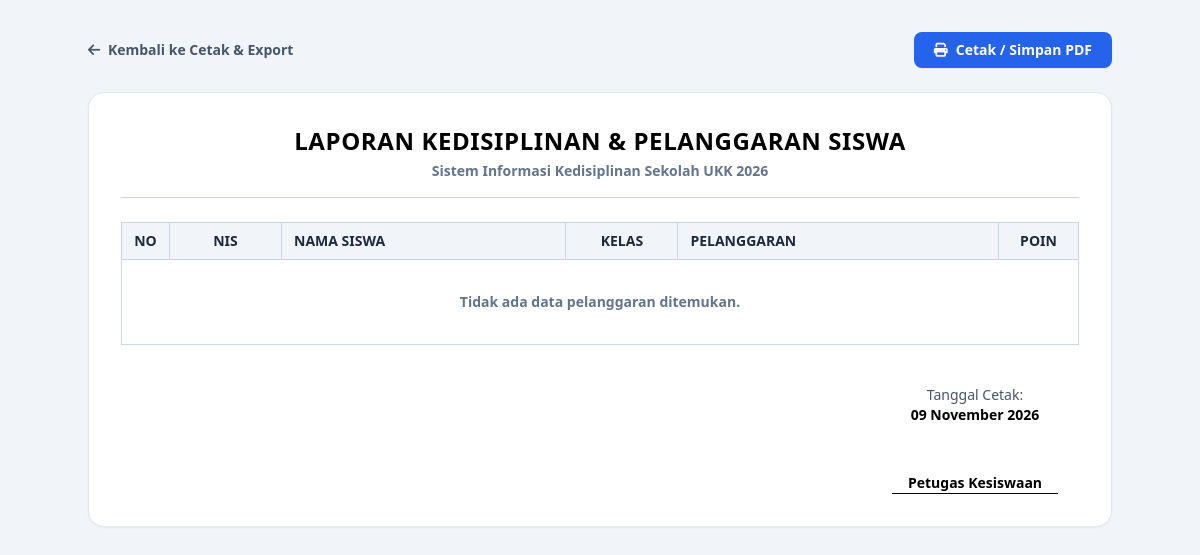
The app's page /laporan.php (signed in), older data.
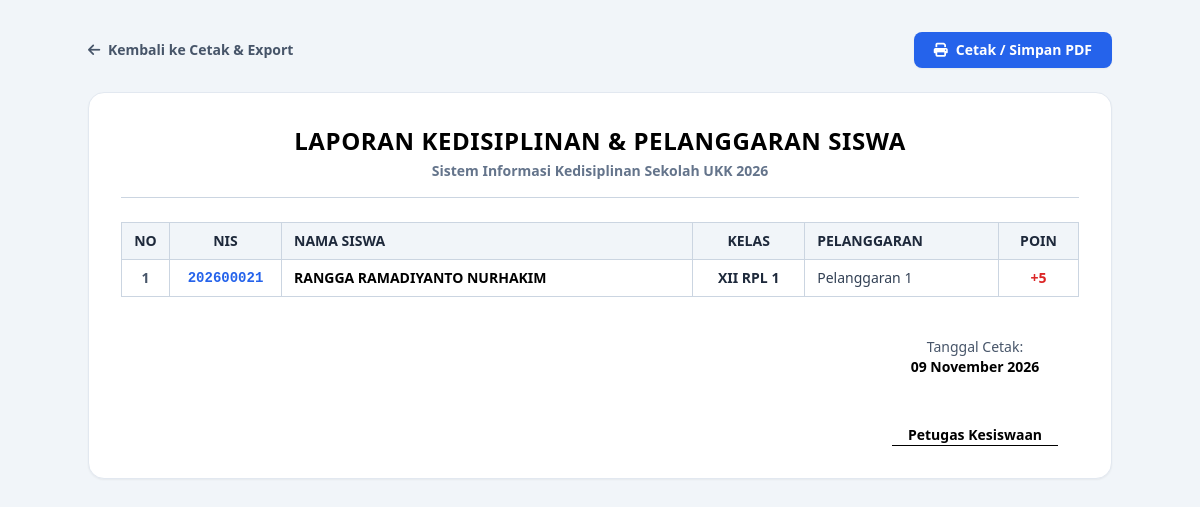
The same page, newer data.
### tables this page shows
CREATE TABLE `t_pelanggaran_siswa` (
  `id` int(11) NOT NULL,
  `tahun_ajaran_id` int(11) DEFAULT NULL,
  `siswa_id` int(11) DEFAULT NULL,
  `nama_siswa` varchar(150) NOT NULL,
  `kelas_id` int(11) DEFAULT NULL,
  `nama_kelas` varchar(100) NOT NULL,
  `pelanggaran_id` int(11) DEFAULT NULL,
  `nama_pelanggaran` int(11) NOT NULL,
  `pelanggaran_kategori_id` int(11) DEFAULT NULL,
  `guru_id` int(11) DEFAULT NULL,
  `nama_guru` varchar(150) NOT NULL,
  `tanggal` date DEFAULT NULL,
  `keterangan` text NOT NULL,
  `poin` int(11) NOT NULL,
  `tindakan` text NOT NULL,
  `status` varchar(30) NOT NULL,
  `created_at` timestamp NOT NULL DEFAULT current_timestamp(),
  `updated_at` timestamp NOT NULL DEFAULT current_timestamp()
);

CREATE TABLE `t_siswa` (
  `id` int(11) NOT NULL,
  `nis` varchar(20) DEFAULT NULL,
  `nisn` varchar(20) DEFAULT NULL,
  `nama` varchar(150) DEFAULT NULL,
  `jenis_kelamin` varchar(4) NOT NULL,
  `tanggal_lahir` date NOT NULL,
  `alamat` text NOT NULL,
  `status_aktif` tinyint(1) NOT NULL,
  `created_at` timestamp NOT NULL DEFAULT current_timestamp(),
  `updated_at` timestamp NOT NULL DEFAULT current_timestamp()
);

CREATE TABLE `t_kelas` (
  `id` int(11) NOT NULL,
  `nama` varchar(100) DEFAULT NULL,
  `tingkat` varchar(20) NOT NULL,
  `jurusan` varchar(100) NOT NULL,
  `status_aktif` tinyint(1) NOT NULL,
  `created_at` timestamp NOT NULL DEFAULT current_timestamp(),
  `updated_at` timestamp NOT NULL DEFAULT current_timestamp()
);

CREATE TABLE `t_pelanggaran` (
  `id` int(11) NOT NULL,
  `pelanggaran_kategori_id` int(11) DEFAULT NULL,
  `kode` varchar(30) DEFAULT NULL,
  `nama` varchar(30) DEFAULT NULL,
  `poin` int(11) NOT NULL,
  `deskripsi` text NOT NULL,
  `status_aktif` tinyint(1) NOT NULL,
  `created_at` timestamp NOT NULL DEFAULT current_timestamp(),
  `updated_at` timestamp NOT NULL DEFAULT current_timestamp()
);

### laporan.php (the view, shortened to what this page needs)
<?php
include 'config/koneksi.php';
$export = $_GET['export'] ?? 'pdf';
$where = [];
$where_sql = count($where) > 0 ? "WHERE " . implode(' AND ', $where) : "";
$query = "SELECT ps.*, s.nis, s.nama AS nama_siswa, k.nama AS nama_kelas,
                 p.nama AS nama_pelanggaran, p.poin
          FROM t_pelanggaran_siswa ps
          LEFT JOIN t_siswa s ON ps.siswa_id = s.id
          LEFT JOIN t_kelas_siswa ks ON s.id = ks.siswa_id
          LEFT JOIN t_kelas k ON ks.kelas_id = k.id
          LEFT JOIN t_pelanggaran p ON ps.pelanggaran_id = p.id
          $where_sql
          ORDER BY ps.id DESC";
$result = @mysqli_query($koneksi, $query);
?>
<!DOCTYPE html>
<html lang="id">
<head>
    <?php if ($export !== 'excel'): ?>
        <script src="https://cdn.tailwindcss.com"></script>
        <link href="https://cdnjs.cloudflare.com/ajax/libs/font-awesome/6.4.0/css/all.min.css" rel="stylesheet">
    <?php endif; ?>
</head>
<body class="bg-slate-100 text-slate-800 p-8">
    <?php if ($export !== 'excel'): ?>
        <div class="max-w-5xl mx-auto mb-6 flex justify-between items-center no-print">
            <a href="cetak_export.php" class="text-sm font-bold text-slate-600 hover:text-black">
                <i class="fa-solid fa-arrow-left mr-1"></i> Kembali ke Cetak & Export
            </a>
            <button onclick="window.print()" class="bg-blue-600 hover:bg-blue-700 text-white font-bold px-5 py-2 rounded-lg text-sm shadow-sm transition flex items-center gap-2">
                <i class="fa-solid fa-print"></i> Cetak / Simpan PDF
            </button>
        </div>
    <?php endif; ?>
    <div class="max-w-5xl mx-auto bg-white p-8 rounded-2xl shadow-sm border border-slate-200">
        <div class="text-center border-b border-slate-300 pb-4 mb-6">
            <h1 class="text-2xl font-bold text-black uppercase tracking-wide">Laporan Kedisiplinan & Pelanggaran Siswa</h1>
            <p class="text-sm text-slate-500 font-bold mt-1">Sistem Informasi Kedisiplinan Sekolah UKK 2026</p>
        </div>
        <table class="w-full border-collapse border border-slate-300 text-sm">
            <thead>
                <tr class="bg-slate-100 text-slate-800">
                    <th class="border border-slate-300 px-3 py-2 text-center w-12">NO</th>
                    <th class="border border-slate-300 px-3 py-2 text-center w-28">NIS</th>
                    <th class="border border-slate-300 px-3 py-2 text-left">NAMA SISWA</th>
                    <th class="border border-slate-300 px-3 py-2 text-center w-28">KELAS</th>
                    <th class="border border-slate-300 px-3 py-2 text-left">PELANGGARAN</th>
                    <th class="border border-slate-300 px-3 py-2 text-center w-20">POIN</th>
                </tr>
            </thead>
            <tbody>
                <?php if ($result && mysqli_num_rows($result) > 0): ?>
                    <?php $no = 1; while ($row = mysqli_fetch_assoc($result)): ?>
                        <tr>
                            <td class="border border-slate-300 px-3 py-2 text-center font-bold text-slate-600"><?php echo $no++; ?></td>
                            <td class="border border-slate-300 px-3 py-2 text-center font-mono font-bold text-blue-600"><?php echo htmlspecialchars($row['nis'] ?? '-'); ?></td>
                            <td class="border border-slate-300 px-3 py-2 font-bold text-black"><?php echo htmlspecialchars($row['nama_siswa'] ?? '-'); ?></td>
                            <td class="border border-slate-300 px-3 py-2 text-center font-bold"><?php echo htmlspecialchars($row['nama_kelas'] ?? '-'); ?></td>
                            <td class="border border-slate-300 px-3 py-2 text-slate-700"><?php echo htmlspecialchars($row['nama_pelanggaran'] ?? '-'); ?></td>
                            <td class="border border-slate-300 px-3 py-2 text-center font-bold text-red-600">+<?php echo $row['poin'] ?? 0; ?></td>
                        </tr>
                    <?php endwhile; ?>
                <?php else: ?>
                    <tr>
                        <td colspan="6" class="border border-slate-300 px-4 py-8 text-center text-slate-500 font-bold">Tidak ada data pelanggaran ditemukan.</td>
                    </tr>
                <?php endif; ?>
            </tbody>
        </table>
        <div class="mt-10 flex justify-end">
            <div class="text-center w-52 text-sm">
                <p class="text-slate-600">Tanggal Cetak:</p>
                <p class="font-bold text-black mb-12"><?php echo date('d F Y'); ?></p>
                <p class="font-bold text-black border-b border-black inline-block px-4">Petugas Kesiswaan</p>
            </div>
        </div>
    </div>
</body>
</html>

Row changes from the older to the newer data that the page shows:
added t_pelanggaran_siswa: siswa.nis "202600021", siswa.nama "RANGGA RAMADIYANTO NURHAKIM", kelas.nama "XII RPL 1", pelanggaran.nama "Pelanggaran 1", pelanggaran.poin "5"
Text that changed along with them:
text no longer shown: "Tidak ada data pelanggaran ditemukan."
